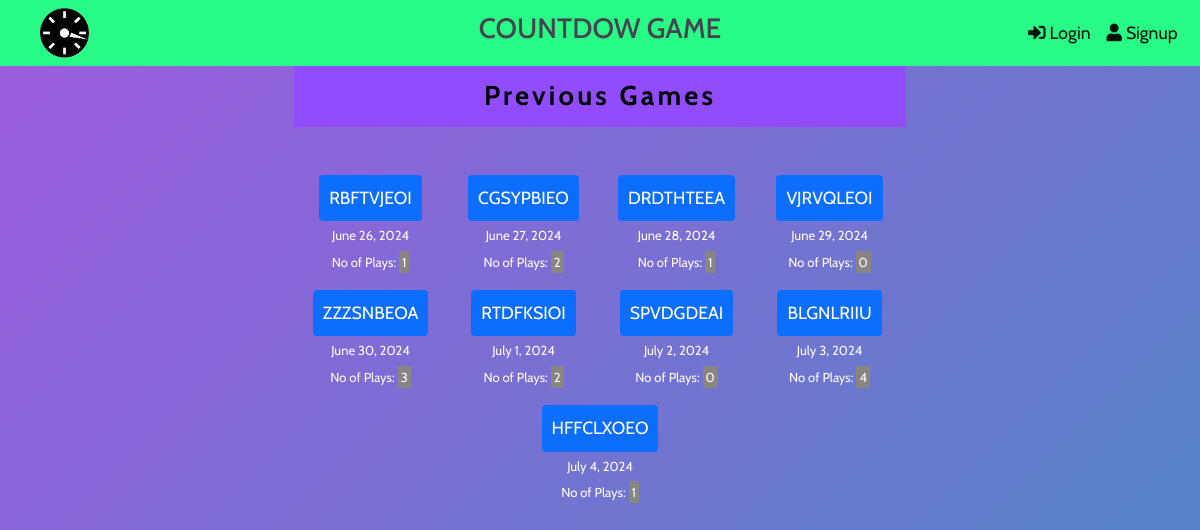
/daily_game/gamelist/, run on the app's committed database.
### daily_game/models.py (models this page shows)
class Daily_Game(models.Model):
    letters = models.CharField(max_length=9)
    numbers = models.CharField(max_length=20)
    num_target = models.IntegerField(default=150)
    conundrum = models.CharField(max_length=9)
    date = models.DateField(auto_now_add=True)
    def __str__(self):
        return self.letters

### daily_game/views.py (the view)
# urls.py: path('gamelist/', views.GameListView.as_view(), name="gamelist"),
class GameListView(ListView):
    context_object_name = "games"
    model = Daily_Game
    template_name = "daily_game/daily_game_list.html"
    def get_queryset(self):
        queryset = super().get_queryset().annotate(num_plays=Count('game_played'))
        return queryset
    def get_context_data(self, *args, **kwargs):
        context = super().get_context_data(*args, **kwargs)
        context['games'] = self.get_queryset()
        return context

### daily_game/context_processors.py (called while the page is built)
def get_game_context(request):
  try:
      date_today = datetime.date.today()
      this_game = Daily_Game.objects.get(date = date_today)
      game_id = this_game.id
      my_letters = this_game.letters
      my_numbers = this_game.numbers
      target   = this_game.num_target
      conundrum  = this_game.conundrum
  except Daily_Game.DoesNotExist:
      my_letters, my_numbers, target, conundrum = generate_game()
      daily_game_obj = Daily_Game.objects.create(letters=my_letters, numbers=my_numbers, num_target=target, conundrum=conundrum)
      daily_game_obj.save()
  game_context = { 'my_letters' : my_letters ,  'my_numbers': my_numbers, 'target': target, 'conundrum': conundrum }
  return game_context

### daily_game/templates/daily_game/daily_game_list.html (shortened to what this page needs)
{% extends "base_cd.html" %}
{% load static %}
{% block content %}
<div style="min-height: 100vh;">
    <div class="row">
        <div class="col-md-6 offset-md-3 game-heading-wrapper">
            <div class="game-heading"> Previous Games </div>
        </div>
    </div>
    <div class="row">
        <div class="col-md-6 offset-md-3">
            <div class="row text-center mt-5">
                {% for game in games %}
                <div class="col">
                   <a href="{% url 'daily_game:gamedetail' game.id %}">
                     <input type="button" value="{{ game }}" class="btn-primary bs-button-style1"> </input>
                   </a>
                   <div class="text-center mb-3">
                    <span class="extra-game-info">{{game.date}} </span> <br>
                    <span class="extra-game-info">No of Plays:  </span><span class="extra-game-info" style="background-color: rgb(136, 133, 130); padding:3px"> {{game.num_plays}} </span>
                   </div>
                </div>
                {% endfor %}
            </div>
        </div>
    </div>
</div>
{% endblock  %}

### static/css/main_cd.css (style rules this page uses)
html { scroll-behavior: smooth; height: 100%; }
body { font-family: 'Cabin', sans-serif; color: black; margin: 0px; padding:0px; height: 100%; font-size: 1.1rem; }
.anim { background: linear-gradient(-45deg, rgb(42, 156, 185), rgb(159, 90, 223), rgb(42, 156, 185), rgb(159, 90, 223) ); background-size: 400% 400%; animation: gradient 15s ease infinite; height: 100%; }
.game-heading-wrapper { background-color: rgb(144, 76, 253); display: flex; flex-direction: row; justify-content: center; padding:10px }
.game-heading { font-size: 1.7rem; letter-spacing: 0.2rem; font-weight: bold; }

### static/css/daily.css (style rules this page uses)
.bs-button-style1 { border:0px; border-radius: 4px; padding:10px; }

### daily_game/templates/daily_game/daily_game_list.html (style rules this page uses)
.extra-game-info { color: rgb(255, 250, 250); font-size: small; text-decoration: none; }

### data on the page
Daily_Game: letters "RBFTVJEOI", date "June 26, 2024", num_plays "1"
Daily_Game: letters "CGSYPBIEO", date "June 27, 2024", num_plays "2"
Daily_Game: letters "DRDTHTEEA", date "June 28, 2024", num_plays "1"
Daily_Game: letters "VJRVQLEOI", date "June 29, 2024", num_plays "0"
Daily_Game: letters "ZZZSNBEOA", date "June 30, 2024", num_plays "3"
Daily_Game: letters "RTDFKSIOI", date "July 1, 2024", num_plays "2"
Daily_Game: letters "SPVDGDEAI", date "July 2, 2024", num_plays "0"
Daily_Game: letters "BLGNLRIIU", date "July 3, 2024", num_plays "4"
Daily_Game: letters "HFFCLXOEO", date "July 4, 2024", num_plays "1"
